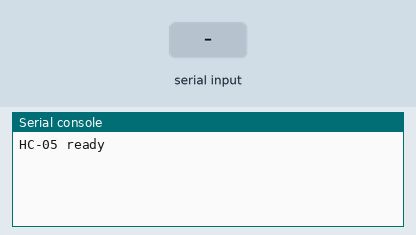
This program was run on a simulated Raspberry Pi Pico running MicroPython. Shown: the last lines printed to the serial console. The inputs (shaded band) are chosen by the test bench.

Above: at 1.2 s.
1.3 s: "1\n" received over the second serial link
At 2.4 s:
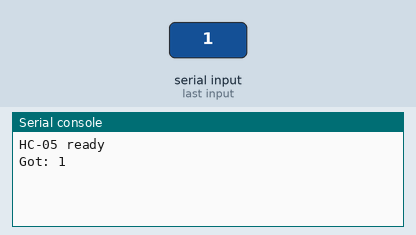
2.8 s: "0\n" received over the second serial link
At 3.6 s:
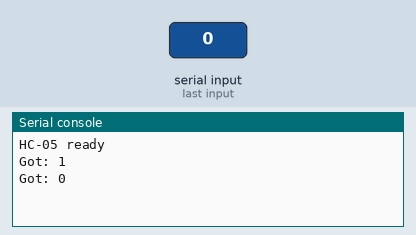
4.3 s: "2\n" received over the second serial link
At 4.7 s:
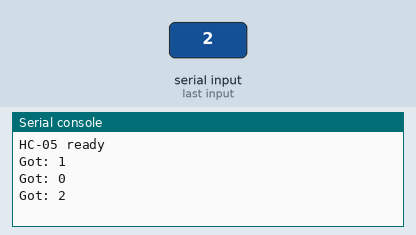

Measured:
- after the input at 1.3 s, the serial console: prints a new line at once (image 1)
- after the input at 2.8 s, the serial console: prints a new line at once (image 2)
- after the input at 4.3 s, the serial console: prints a new line at once (image 3)

The program:

example.py
```python
# MicroPython UART echo for Pico: reads lines from the HC-05 on UART0 (pins 0/1), prints them to the REPL, and sends an "Echo:" response back.
#
# Buy this module: https://shillehtek.com/products/hc-05-6pin-bluetooth-module-no-button
# Full manual: https://shillehtek.com/blogs/shillehtek-product-manuals/hc-05-6pin-bluetooth-module-no-button-manual
# More examples: https://github.com/shillehbean/shillehtek-examples
#

# HC-05 on Pico - MicroPython Echo Example
from machine import UART, Pin
import time

uart = UART(0, baudrate=9600, tx=Pin(0), rx=Pin(1))
print("HC-05 ready")

while True:
    if uart.any():
        data = uart.readline()
        if data:
            text = data.decode().strip()
            print("Got:", text)
            uart.write("Echo: " + text + "\n")
    time.sleep_ms(50)
```
